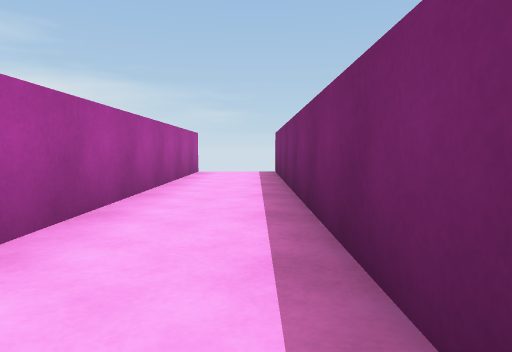
[1] (above)

17 first-person views from a walk through a scene from a Unity 3-D project. The camera is 0.55 m above the floor, tilts 4° down and sees 70° across. The floor is counted in squares, 1 m on a side. Each view is taken from the middle of a square. On the plan, view 1 faces up. The plan holds only what a view shows up to about 9 squares ahead; the rest is blank.

[2]
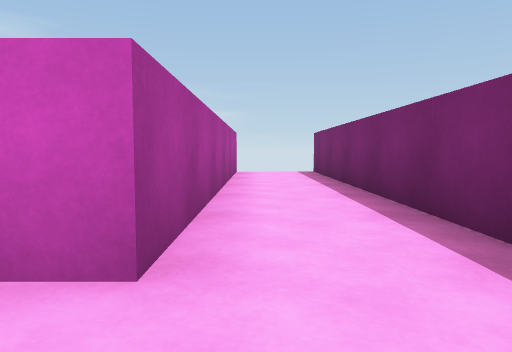

[3]
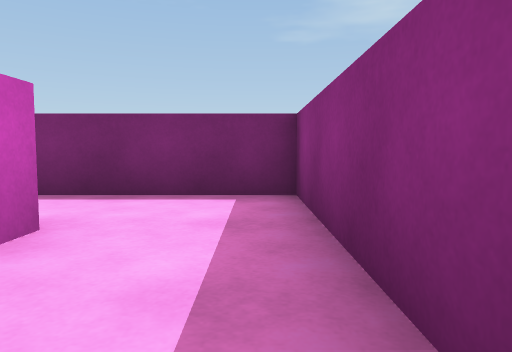

[4]
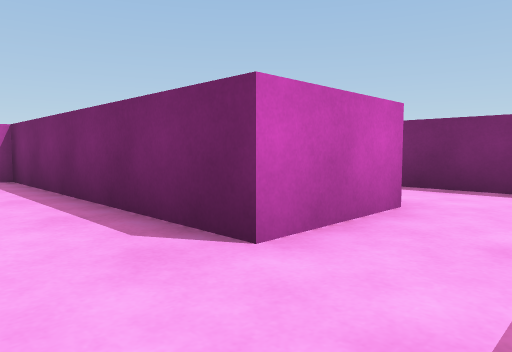

[5]
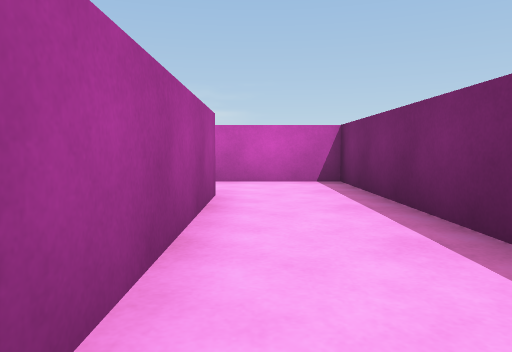

[6]
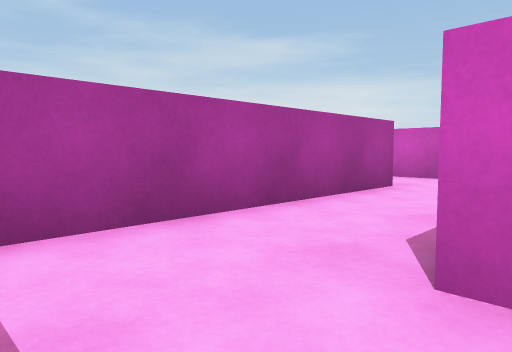

[7]
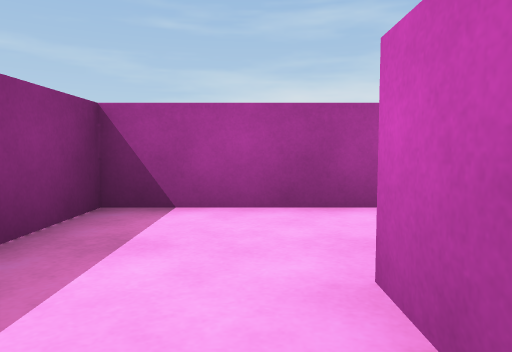

[8]
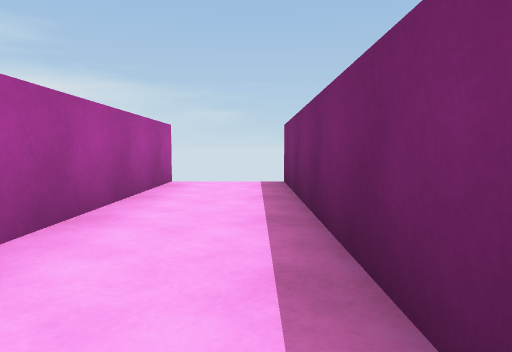

[9]
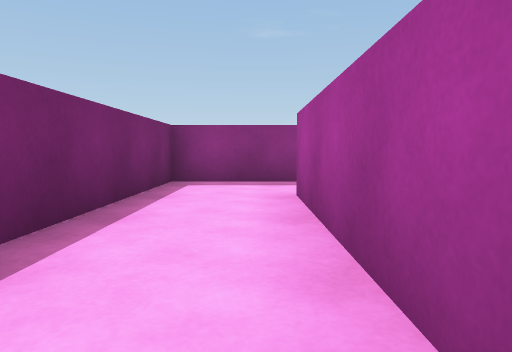

[10]
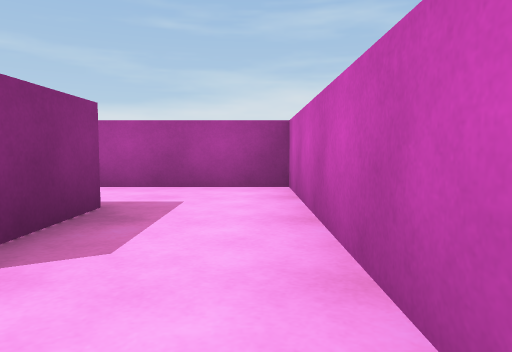

[11]
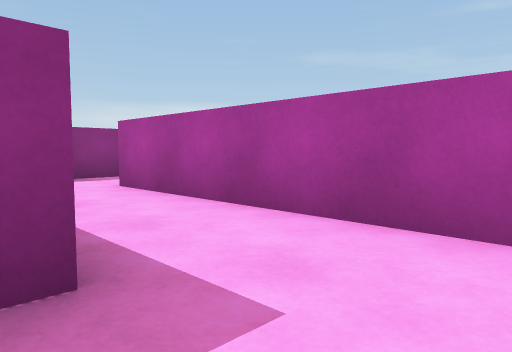

[12]
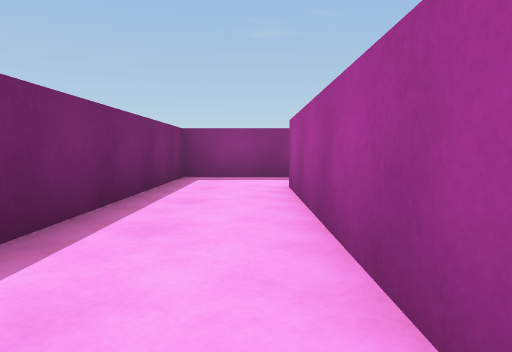

[13]
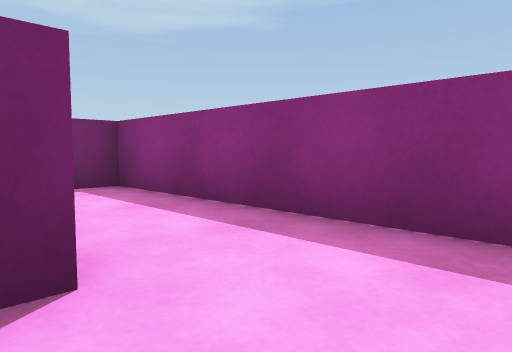

[14]
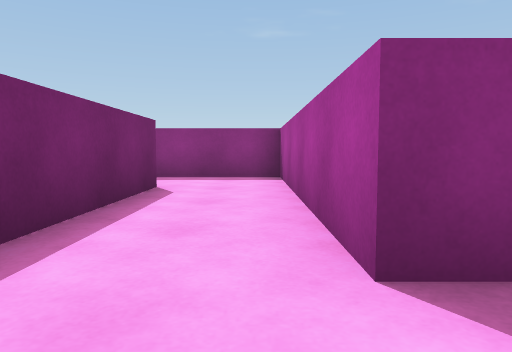

[15]
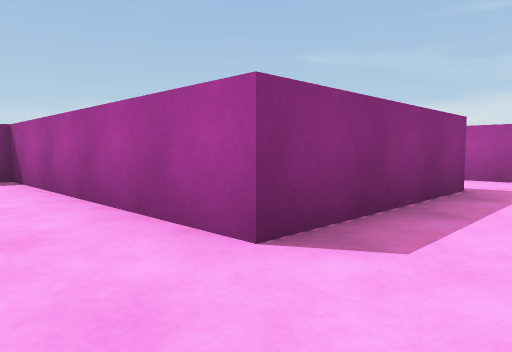

[16]
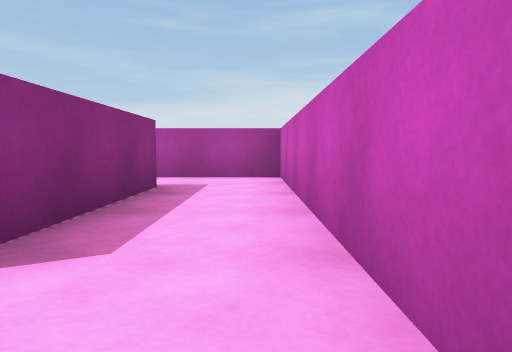

[17]
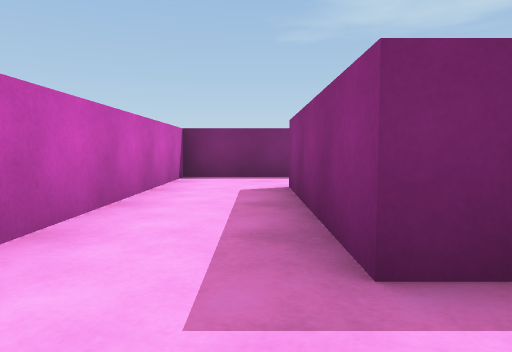

### Floor plan
Points are (right, up) in squares from view 1. A wall is a line through its corners. A room is listed if a view was taken in it or the views show most of it. See-through windows are left out.
Room 1 (views 1, 2, 6, 7, 8, 9)
walls: (-3.5, -0.5) (0.5, -0.5) (0.5, 9.5); (-1.5, 9.5) (-1.5, 1.5) (-3.5, 1.5)
ways out: opening at (-2.5, 0.5) to room 2
Room 2 (views 3, 4, 5, 10)
walls: (-5.5, 5.6) (-5.5, -0.5) (-3.5, -0.5); (-3.5, 1.5) (-3.5, 7.5) (-5.5, 7.5)
ways out: opening at (-2.5, 0.5) to room 1; opening at (-6.5, 6.5) to room 3
Room 3 (views 11, 12)
walls: (-7.6, 5.5) (-6, 5.5); (-5.5, 7.5) (-9.5, 7.5) (-9.5, 1.5); (-11.5, -0.5) (-7.5, -0.5) (-7.5, 5)
ways out: opening at (-6.5, 6.5) to room 2; opening at (-10.5, 0.5) to room 4
Room 4 (views 13, 14, 15, 16, 17)
walls: (-17.5, 4.9) (-17.5, 5.5) (-13.5, 5.5) (-13.5, -0.5) (-11.5, -0.5); (-11.5, 1.4) (-11.5, 7.5) (-19.5, 7.5) (-19.5, 4.9)
ways out: opening at (-10.5, 0.5) to room 3; opening at (-18.5, 4.5)

Positions as (right, up) in squares from view 1, and headings:
1: (0, 0), facing up
2: (-1, 0), facing up
3: (-4, 0), facing right
4: (-5, 0), facing up-right
5: (-5, 1), facing up
6: (-3, 0), facing up-left
7: (-2, 1), facing left
8: (0, 3), facing up
9: (-1, 6), facing down
10: (-4, 7), facing left
11: (-7, 7), facing down-left
12: (-9, 7), facing down
13: (-13, 2), facing down-right
14: (-13, 7), facing down
15: (-12, 7), facing down-left
16: (-12, 7), facing left
17: (-19, 6), facing right
